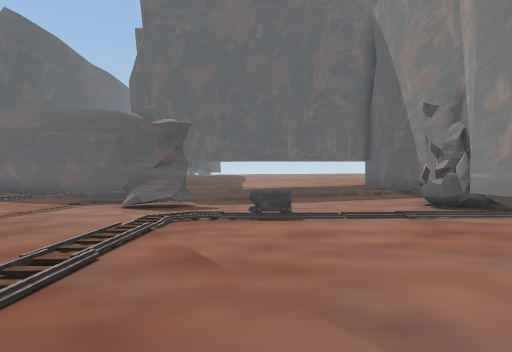
view 1 (above)

24 first-person views from a walk through a Unity game level. The camera is 1.2 m above the floor, looks level and sees 70° across. The floor is counted in squares, 2 m on a side. Each view is taken from the middle of a square. On the plan, view 1 faces up. The plan holds only what a view shows up to about 10 squares ahead; the rest is blank. The place goes on beyond the plan. The player character is not drawn. Some animated figures are left out. Some surface patterns are stand-ins.

view 2
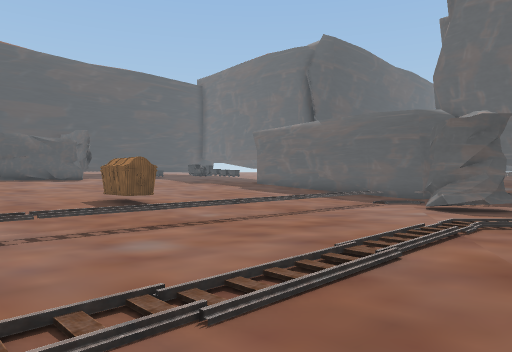

view 3
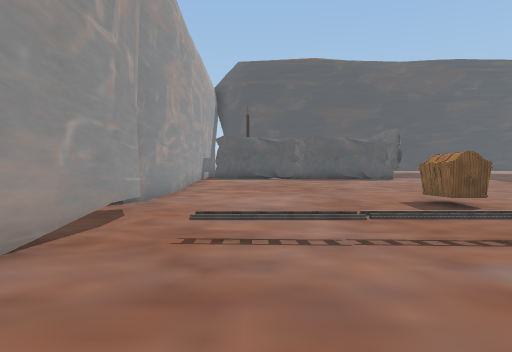

view 4
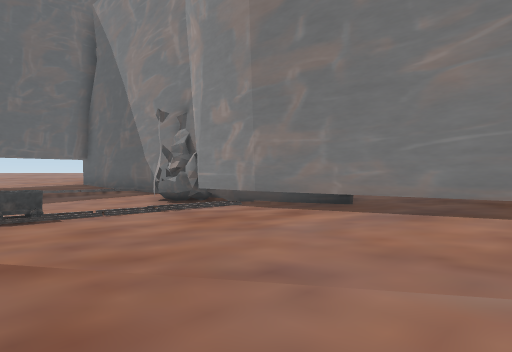

view 5
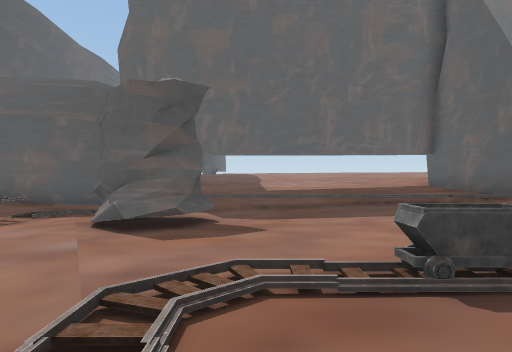

view 6
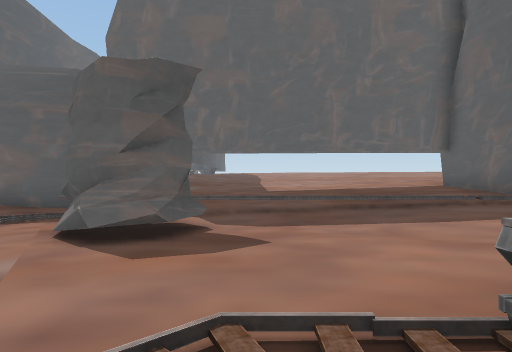

view 7
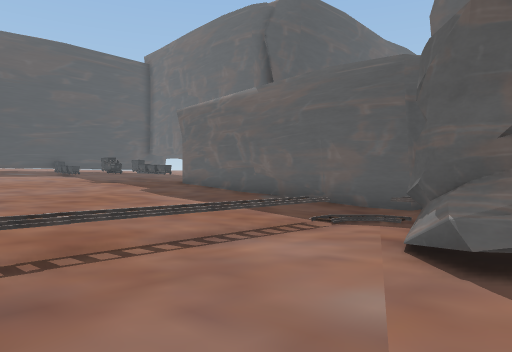

view 8
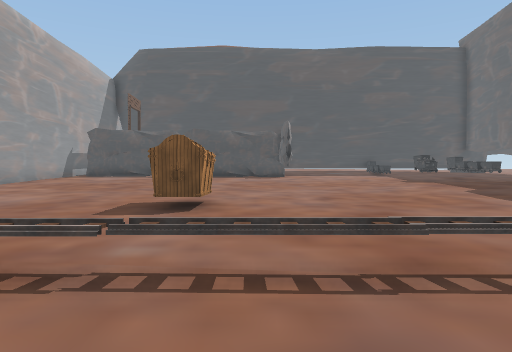

view 9
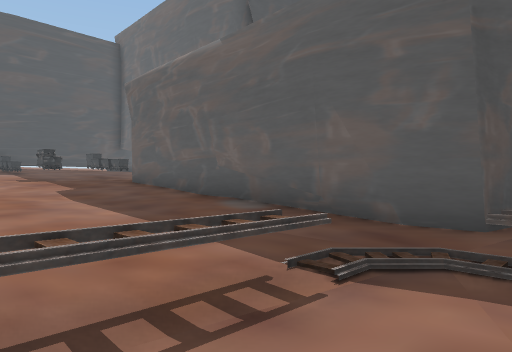

view 10
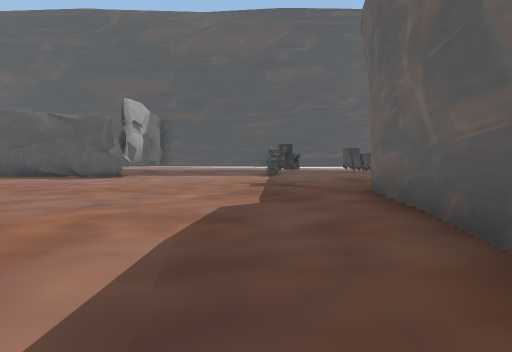

view 11
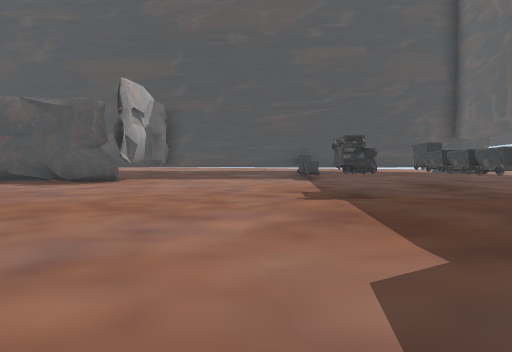

view 12
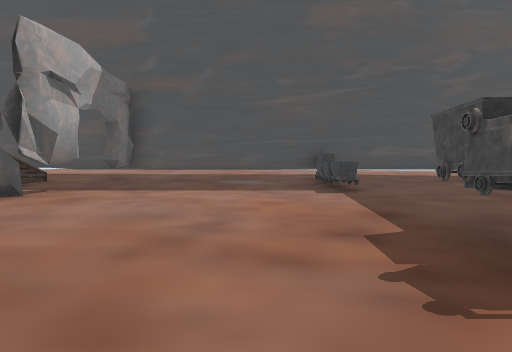

view 13
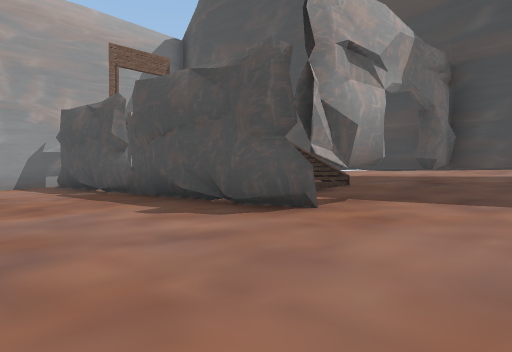

view 14
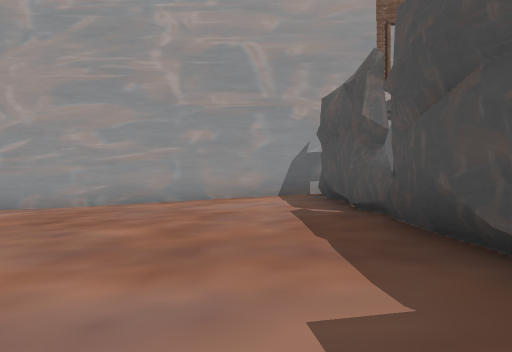

view 15
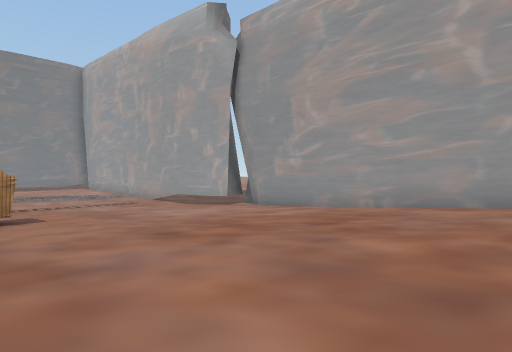

view 16
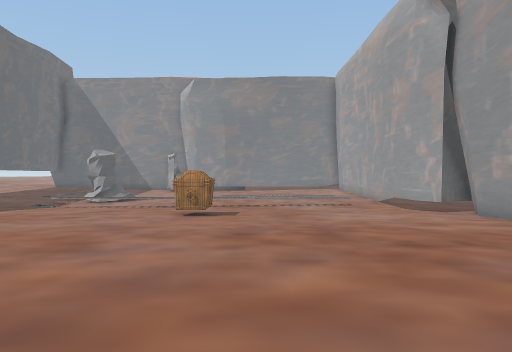

view 17
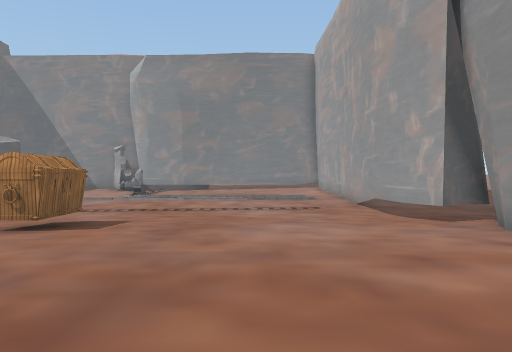

view 18
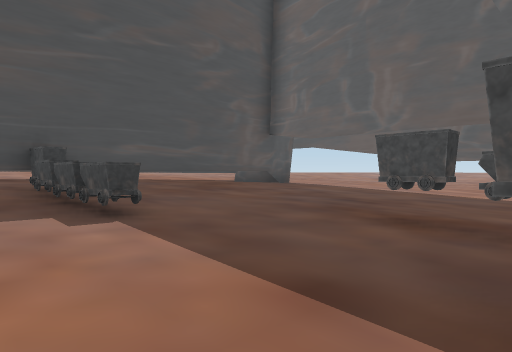

view 19
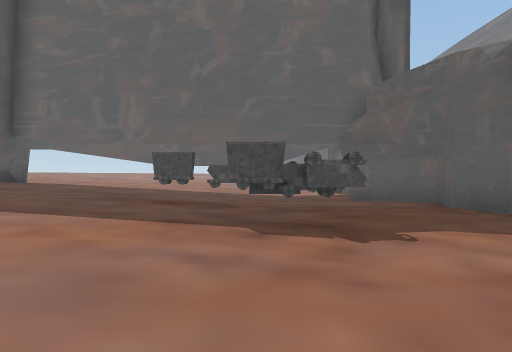

view 20
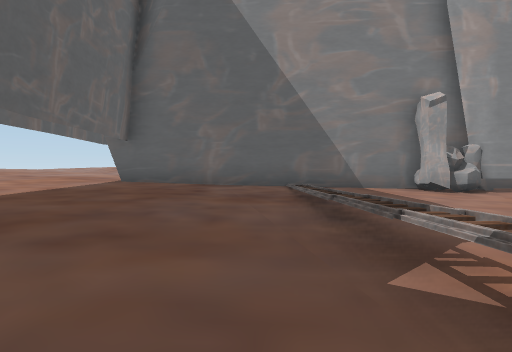

view 21
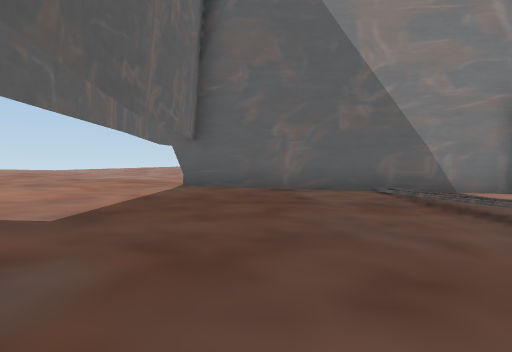

view 22
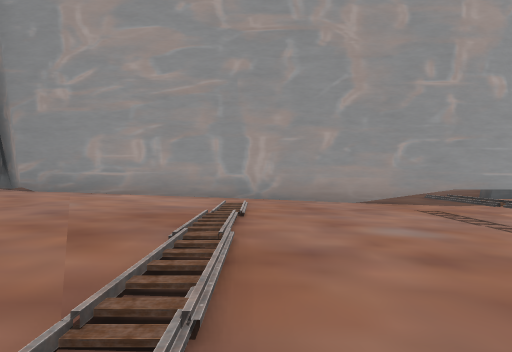

view 23
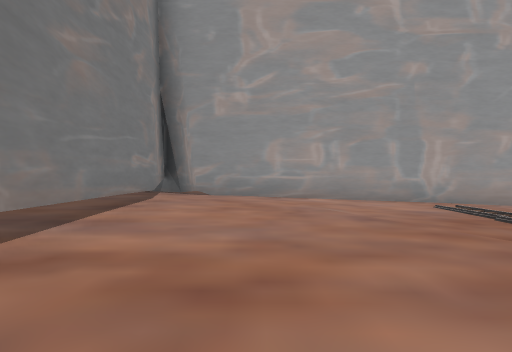

view 24
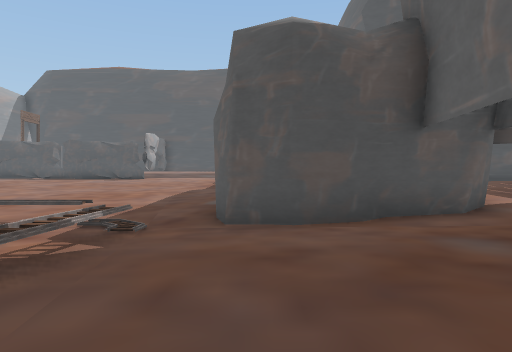

### Floor plan
Key: @ floor where view 1 was taken; # wall or solid block; . main floor; : floor 0.25 m higher than the main floor; - floor 0.25 m lower than the main floor; + floor 0.5 m higher than the main floor; * floor 0.75 m higher than the main floor; % floor 1 m higher than the main floor; & floor 1.25 m higher than the main floor; $ floor 1.5 m higher than the main floor; / step, stairs or slope; T thing the floor can be seen under or through; O other object.
Columns run from 26 left of view 1 to 8 right of it. Each row starts with its distance up from view 1.
 18 #$&&&%%**+*         #::   :+++***
 17 #$&&&%%**+*##       ##..::::+++#*
 16 ##&&&%%**+**#        #...::::++#
 15  #&&&%OOOO**#        #....:::++#
 14  #&&&%%**+**##########-....:::+#
 13  OO&&%%*OO**+++::...----....:::#
 12  #&OO%%**+*++:::...--/OOOO/////O
 11  #&&&%%**+++:::....-O--O-....::#
 10  #$&&%%**+++:::....-O--OO-...::#
  9  #$&&%%**+++:::....-O--O--....:#
  8  #$&##%**+++:::....-O---......OO
  7  ##&&%#**+++:::....--O-.......#O
  6  #///%#***++:::....--O-.//O///O#
  5  ##/ %#***++:::.OO.--O-./....:##
  4  #   ##***++:::....--O-./..:::#T ::
  3      #%***++:::....--O../.::::T  ::
  2      ##%**++:::....--O../:::::T  :+
  1      ##%**++::::...--O../:::::T
  0      #%%**++::::...--O../:@:::#
 -1      #%%**++::::...--.../:::++#
 -2      #%%**++::::...--...::::++#
 -3    ############################
 -4                  ##

Where each view was taken, in squares from view 1:
view 1: 0 up, 0 right, facing up
view 2: 0 up, 0 right, facing up-left
view 3: 0 up, 1 left, facing left
view 4: 0 up, 1 left, facing up-right
view 5: 4 up, 1 left, facing up
view 6: 5 up, 1 left, facing up
view 7: 6 up, 2 left, facing up-left
view 8: 6 up, 3 left, facing left
view 9: 9 up, 4 left, facing up-left
view 10: 12 up, 8 left, facing left
view 11: 11 up, 11 left, facing left
view 12: 11 up, 15 left, facing left
view 13: 10 up, 17 left, facing down-left
view 14: 7 up, 19 left, facing down
view 15: 6 up, 19 left, facing down-right
view 16: 3 up, 20 left, facing right
view 17: 1 up, 16 left, facing right
view 18: 11 up, 18 left, facing up-left
view 19: 8 up, 18 left, facing up
view 20: 13 up, 5 left, facing right
view 21: 15 up, 4 left, facing right
view 22: 6 up, 2 left, facing down
view 23: 6 up, 2 right, facing down
view 24: 14 up, 1 right, facing left
